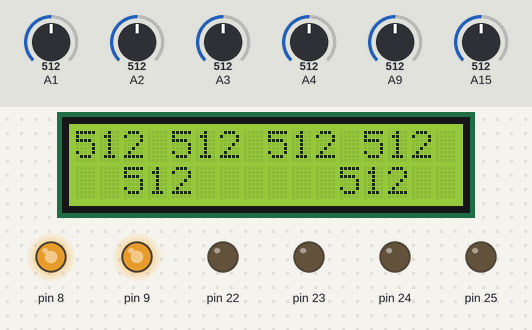
Recording of a sketch running on a simulated Arduino Mega 2560, built with avr-gcc and run on an emulated ATmega2560. Parts: 16×2 character LCD, output pins drawn as LEDs (lit = HIGH). The inputs (shaded band) are chosen by the test bench; at power-on: A1 = 512, A2 = 512, A3 = 512, A4 = 512, A9 = 512, A15 = 512.

Above: at 2.2 s.
2.3 s: A1 set to 716
At 2.51 s:
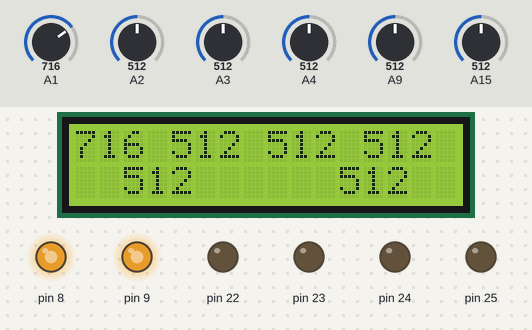
3.8 s: A2 set to 716
At 4.17 s:
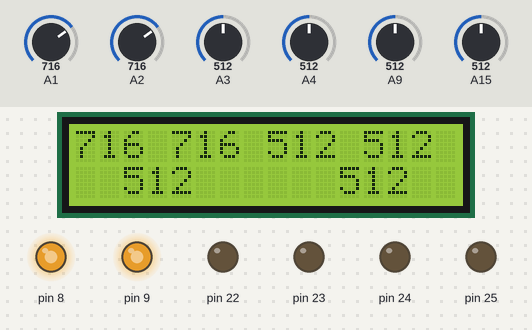
5.4 s: A3 set to 716
At 5.61 s:
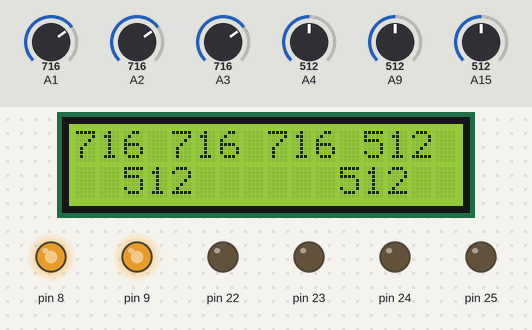
6.9 s: A4 set to 716
At 7.27 s:
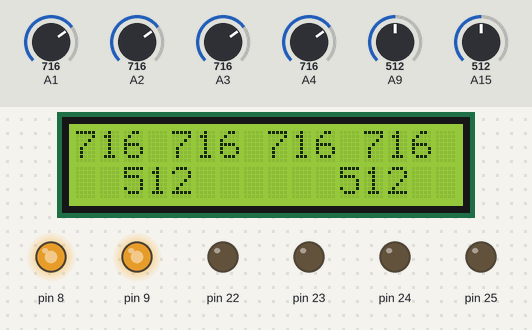
8.5 s: A9 set to 716
At 8.72 s:
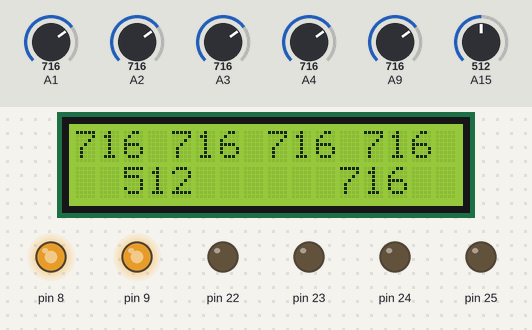
10.0 s: A15 set to 716
At 10.37 s:
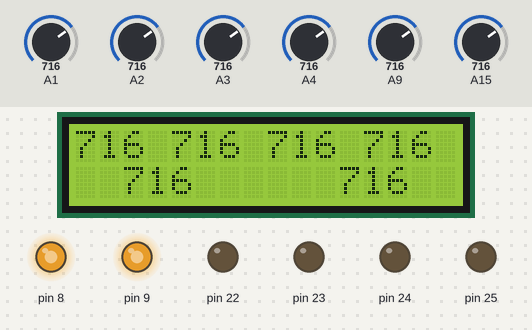
Timing chart, 0 to 12.6 s (numbered marks = the images above; inputs shaded):
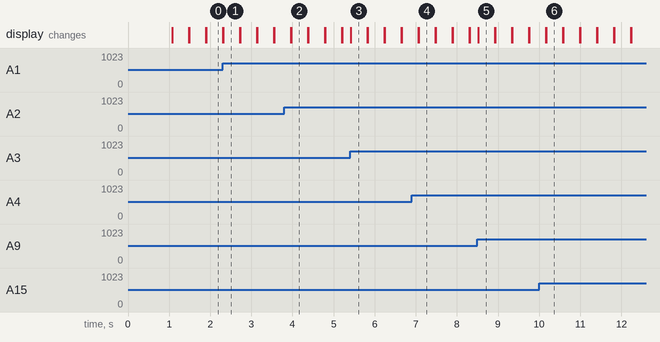

Measured:
- after the input at 2.3 s, the display: first differs from a run without the input at once (image 1)
- after the input at 3.8 s, the display: first differs from a run without the input after 0.17 s (image 2)
- after the input at 5.4 s, the display: changes at once (image 3)
- after the input at 6.9 s, the display: first differs from a run without the input after 0.17 s (image 4)
- after the input at 8.5 s, the display: changes at once (image 5)
- after the input at 10.0 s, the display: first differs from a run without the input after 0.17 s (image 6)
- what the display in image 1 shows lasts 0.4 s, from 2.3 s to 2.7 s

The sketch:

sensor_test.ino
```cpp
#include <LiquidCrystal.h>

// initialize the library with the numbers of the interface pins
LiquidCrystal lcd(30, 32, 5, 4, 3, 2);

int i;
int val[4]={0,0,0,0};
void setup() {
  // put your setup code here, to run once:
lcd.begin(16, 2);
Serial.begin(9600);
pinMode(22,OUTPUT);
pinMode(23,OUTPUT);
pinMode(24,OUTPUT);
pinMode(25,OUTPUT);
pinMode(9,OUTPUT);
pinMode(8,OUTPUT);
analogWrite(9,200);
analogWrite(8,200);

lcd.print("Initiating Robot");
delay(1000);
lcd.clear();
//fwd();
}

void loop() {
  // put your main code here, to run repeatedly:

for(i=0;i<=3;i++)
{

lcd.setCursor(i*4,0);
lcd.print(analogRead(i+1));
}
lcd.setCursor(2,1);
lcd.print(analogRead(15));
lcd.setCursor(11,1);
lcd.print(analogRead(9));
delay(200);
lcd.clear();

}

int adc(int t)
{
  if(t<300)
  {
    return 0;
  }
  else
  {
    return 1;
  }
}


void back()
{
  digitalWrite(22,LOW);
digitalWrite(23,HIGH);
digitalWrite(24,HIGH);
digitalWrite(25,LOW);
}

void fwd()
{
  digitalWrite(22,HIGH);
digitalWrite(23,LOW);
digitalWrite(24,LOW);
digitalWrite(25,HIGH);
}

void left()
{
  digitalWrite(22,HIGH);
digitalWrite(23,LOW);
digitalWrite(24,HIGH);
digitalWrite(25,LOW);
}

void right()
{
  digitalWrite(22,LOW);
digitalWrite(23,HIGH);
digitalWrite(24,LOW);
digitalWrite(25,HIGH);
}
```
